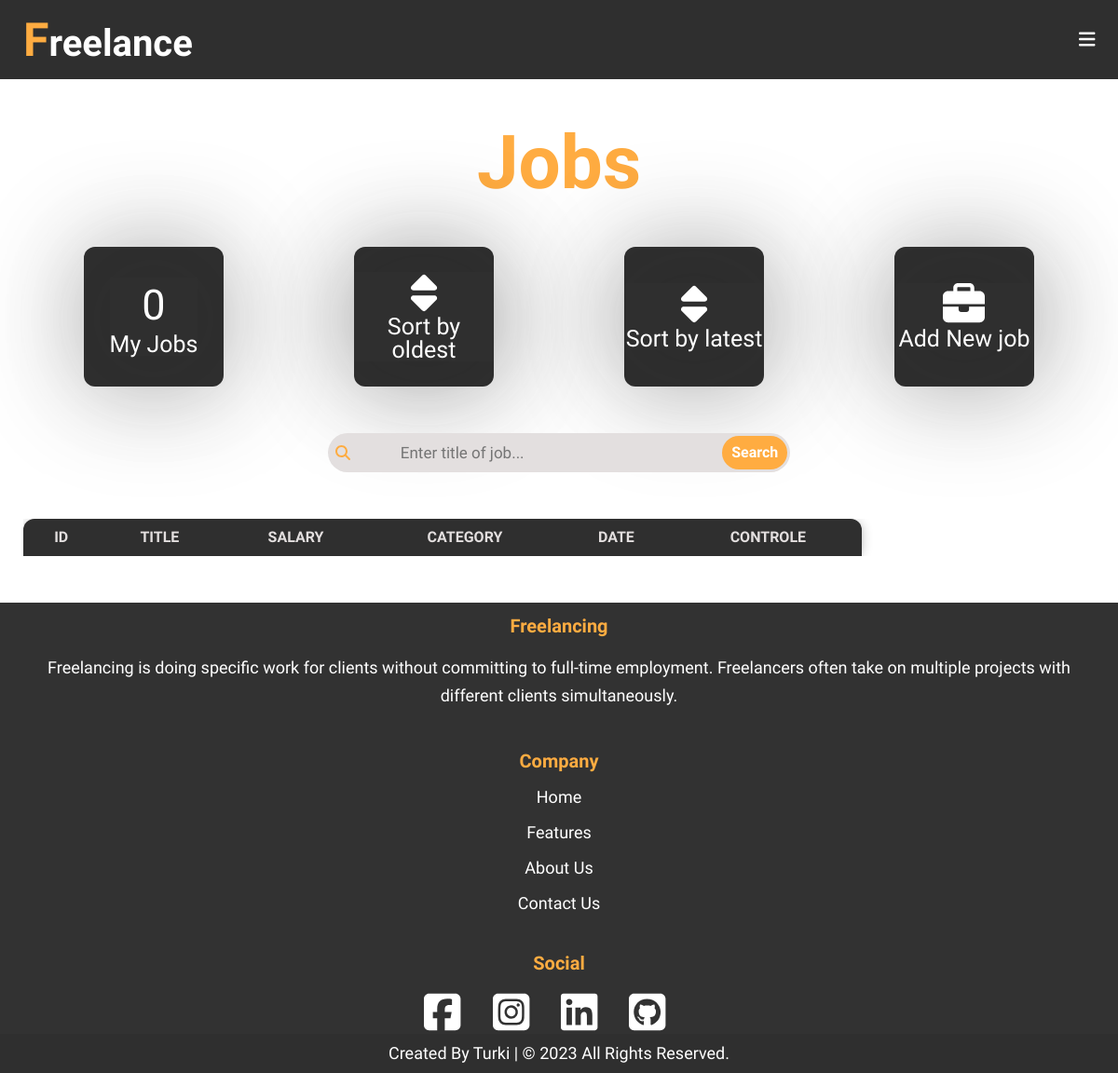
Page /users/jobs.php (signed in) on the earlier database version.
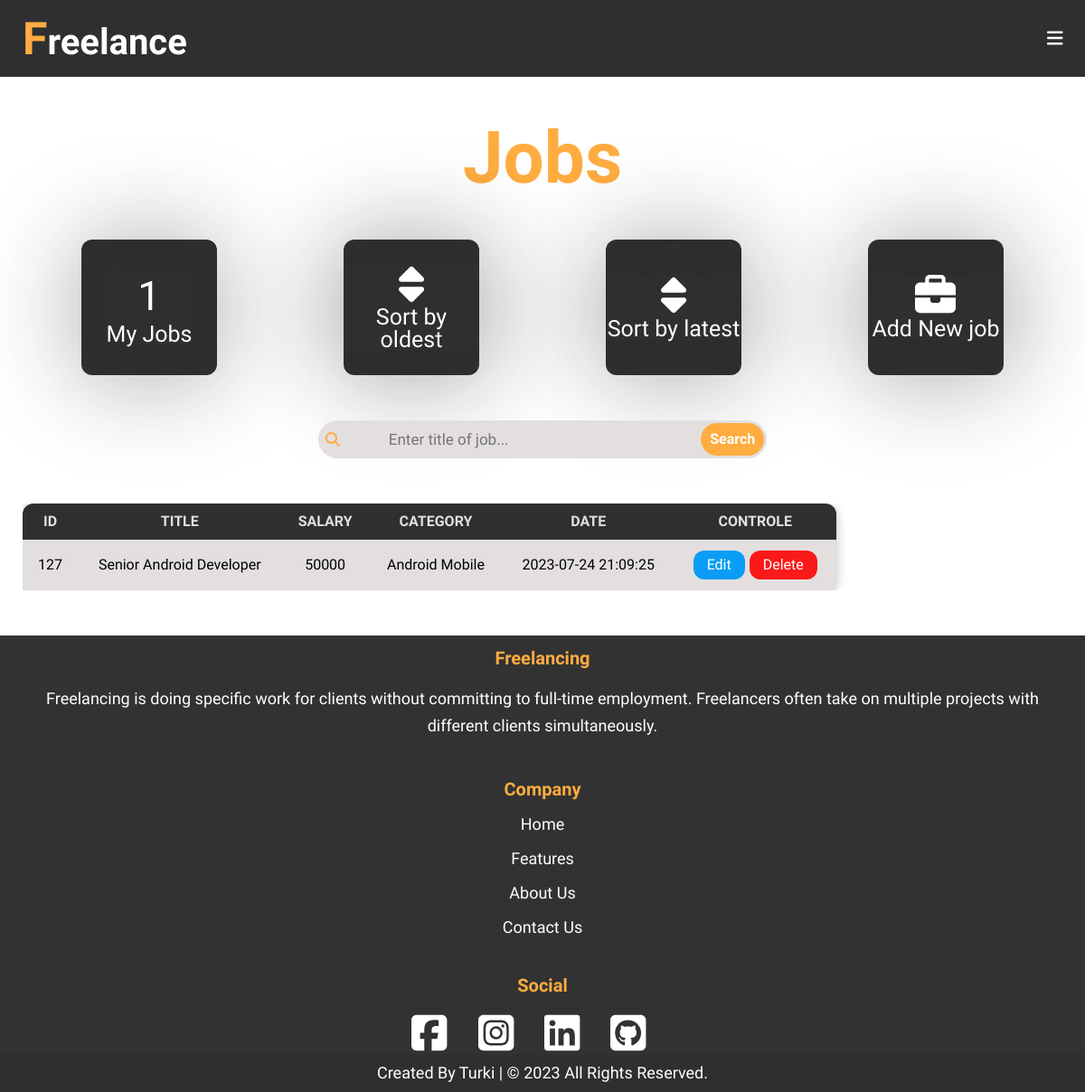
Same page on the later database version.
### tables this page shows
CREATE TABLE `jobs` (
  `JobID` int(11) NOT NULL,
  `JobTitle` varchar(255) NOT NULL,
  `JobSalary` int(11) NOT NULL,
  `JobDescription` text NOT NULL,
  `JobSkills` text NOT NULL,
  `JobDate` datetime NOT NULL,
  `MemberID` varchar(255) NOT NULL,
  `CatID` int(11) NOT NULL
);

CREATE TABLE `categories` (
  `CategoryID` int(11) NOT NULL,
  `CategoryName` varchar(255) NOT NULL,
  `CategoryTitle` text NOT NULL,
  `CategoryDescription` text NOT NULL,
  `CategoryPhoto` varchar(255) NOT NULL,
  `CategoryDate` datetime NOT NULL
);

### users/jobs.php (the view, shortened to what the changed rows need)
<?php
	require ('initialize.php');
	?>
	<div class="body">
		<section class="container">
			<?php
				if (isset($_SESSION['NAME'])) {
					$do = isset($_GET['do']) ? $_GET['do'] : 'Manage';
					if ($do == 'Manage') {
						$memberID = $_SESSION['ID'];
						if (isset($_GET['AccessControl']) && $_SESSION['ACCESS'] == 'Admin') {
							$stmt = $CONDB->prepare("SELECT
																							`jobs`.*,
																							`users`.`Name`,
																							`categories`.`CategoryName`
																				FROM
																							`jobs`
																			INNER JOIN
																							`categories`
																					ON
																							`categories`.`CategoryID` = `jobs`.`CatID`
																			INNER JOIN
																							`users`
																					ON
																							`users`.`ID` = `jobs`.`MemberID`");
							$stmt->execute();
							$rows = $stmt->fetchAll();
						}
						else {
							$sortArray = ['ASC', 'DESC'];
							if (isset($_GET['sort']) && in_array($_GET['sort'], $sortArray)) {
								$sort = $_GET['sort'];
								$stmt = $CONDB->prepare("SELECT
																								`jobs`.*,
																								`categories`.`CategoryName`
																						FROM
																								`jobs`
																			INNER JOIN
																								`categories`
																							ON
																								`categories`.`CategoryID` = `jobs`.`CatID`
																					WHERE
																								`MemberID` = ?
																				ORDER BY
																								`JobDate` $sort");
								$stmt->execute([$memberID]);
								$rows = $stmt->fetchAll();
							}
							else {
								if (isset($_GET['submit'])) {
									$job = $_GET['searchJob'];
									if ($_SESSION['ACCESS'] === 'Admin') {
										$andStmt = null;
									}
									else {
										$andStmt = 'AND `MemberID` = ?';
									}
									$stmt = $CONDB->prepare("SELECT
																									`jobs`.*,
																									`categories`.`CategoryName`
																							FROM
																									`jobs`
																				INNER JOIN
																									`categories`
																								ON
																									`categories`.`CategoryID` = `jobs`.`CatID`
																							WHERE
																									`JobTitle` LIKE '%' ? '%'
																									$andStmt
																					ORDER BY
																									`JobDate`
																							ASC");
									if ($_SESSION['ACCESS'] === 'Admin') {
										$stmt->execute([$job]);
									}
									else {
										$stmt->execute([$job, $memberID]);
									}
									$count = $stmt->rowCount();
									if ($count === 1) {
										$rows = $stmt->fetchAll();
									}
									else {
										echo '<div class="messages-in-back">';
											messages('Warning', 'There is no job with this title.');
										echo '</div>';
										$stmt = $CONDB->prepare("SELECT
																										`jobs`.*,
																										`categories`.`CategoryName`
																								FROM
																										`jobs`
																					INNER JOIN
																										`categories`
																									ON
																										`categories`.`CategoryID` = `jobs`.`CatID`
																							WHERE
																										`MemberID` = ?
																						ORDER BY
																										`JobDate`
																								ASC");
										$stmt->execute([$memberID]);
										$rows = $stmt->fetchAll();
									}
								}
								else {
									$stmt = $CONDB->prepare("SELECT
																									`jobs`.*,
																									`categories`.`CategoryName`
																							FROM
																									`jobs`
																				INNER JOIN
																									`categories`
																								ON
																									`categories`.`CategoryID` = `jobs`.`CatID`
																							WHERE
																									`MemberID` = ?
																					ORDER BY
																									`JobDate`
																							ASC");
									$stmt->execute([$memberID]);
									$rows = $stmt->fetchAll();
								}
							}
						}
						?>
						<div class="name-of-page">
							<h1>Jobs</h1>
						</div>
						<div class="details">
							<div class="box">
								<a href="./jobs.php">
									<p class="num"><?php counter('jobs', "WHERE MemberID = $memberID");?></p>
									<p class="box-name">My Jobs</p>
								</a>
							</div>
							<div class="box">
								<a href="./jobs.php?do=Manage&sort=ASC">
									<span class="icon"><i class="fa-solid fa-sort"></i></span>
									<p class="box-name">Sort by oldest</p>
								</a>
							</div>
							<div class="box">
								<a href="./jobs.php?do=Manage&sort=DESC">
									<span class="icon"><i class="fa-solid fa-sort"></i></span>
									<p class="box-name">Sort by latest</p>
								</a>
							</div>
							<div class="box">
								<a href="./jobs.php?do=Add">
									<span class="icon"><i class="fa-solid fa-briefcase"></i></span>
									<p class="box-name">Add New job</p>
								</a>
							</div>
						</div>
						<div class="search-bar">
							<form action="<?php $_SERVER['PHP_SELF']?>" method="GET">
								<i class="search-icon fa-solid fa-magnifying-glass"></i>
								<input type="search" name="searchJob" placeholder="Enter title of job...">
								<input type="submit" name="submit" value="Search">
							</form>
						</div>
						<div class="table-content">
							<table>
								<thead>
									<tr>
										<th>ID</th>
										<th>Title</th>
										<th>Salary</th>
										<th>Category</th>
										<th>Date</th>
										<th>Controle</th>
									</tr>
								</thead>
								<tbody>
									<?php
										foreach ($rows as $row) {
											echo '<tr>';
												echo '<td>' . $row['JobID'] . '</td>';
												echo '<td>' . $row['JobTitle'] . '</td>';
												echo '<td>' . $row['JobSalary'] . '</td>';
												echo '<td>' . $row['CategoryName'] . '</td>';
												echo '<td>' . $row['JobDate'] . '</td>';
												echo '<td>
																<div class="table-btn">
																	<a href="./jobs.php?do=Edit&jobID='.$row['JobID'].'" class="edit-btn">Edit</a>
																	<a href="./jobs.php?do=Delete&jobID='.$row['JobID'].'" class="del-btn">Delete</a>
																</div>
															</td>';
												echo '</tr>';
										}
									?>
								</tbody>
							</table>
						</div>
					<?php
					}
				}
			?>
		</section>
	</div>
	<?php
	require $temp . ('end.body.php');
?>

### users/includes/functions/functions.php (shortened to what the changed rows need)
			<?php
	function counter($table, $where) {
		global $CONDB;
		$c = $CONDB->prepare("SELECT * FROM `$table` $where");
		$c->execute();
		echo $c->rowCount();
	}
?>

Differences in the rows shown:
added jobs: JobID "127", JobTitle "Senior Android Developer", JobSalary "50000", CatID.CategoryName "Android Mobile", JobDate "2023-07-24 21:09:25"
Other differences:
$c->rowCount(): "0" → "1"
